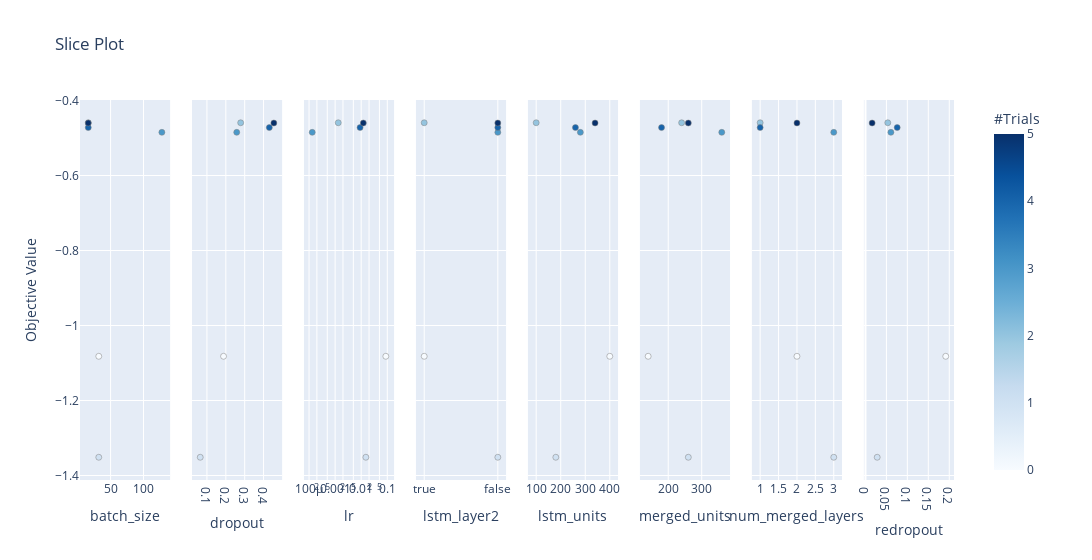

The cell this chart's notebook holds for it:
### Code cell
optuna.visualization.plot_slice(study)

### Figure 1 — Plotly figure (JSON) as saved in the notebook; plotly's stock layout.template omitted (floating-point values rounded to 4 significant figures)
{"data": [{"marker": {"color": [0, 1, 2, 3, 4, 5], "colorbar": {"title": {"text": "#Trials"}, "x": 1, "xpad": 40}, "colorscale": [[0, "rgb(247,251,255)"], [0.125, "rgb(222,235,247)"], [0.25, "rgb(198,219,239)"], [0.375, "rgb(158,202,225)"], [0.5, "rgb(107,174,214)"], [0.625, "rgb(66,146,198)"], [0.75, "rgb(33,113,181)"], [0.875, "rgb(8,81,156)"], [1, "rgb(8,48,107)"]], "line": {"color": "Grey", "width": 0.5}, "showscale": true}, "mode": "markers", "showlegend": false, "type": "scatter", "x": [32, 32, 16, 128, 16, 16], "xaxis": "x", "y": [-1.082, -1.351, -0.4593, -0.4848, -0.4721, -0.46], "yaxis": "y"}, {"marker": {"color": [0, 1, 2, 3, 4, 5], "colorbar": {"title": {"text": "#Trials"}, "x": 1, "xpad": 40}, "colorscale": [[0, "rgb(247,251,255)"], [0.125, "rgb(222,235,247)"], [0.25, "rgb(198,219,239)"], [0.375, "rgb(158,202,225)"], [0.5, "rgb(107,174,214)"], [0.625, "rgb(66,146,198)"], [0.75, "rgb(33,113,181)"], [0.875, "rgb(8,81,156)"], [1, "rgb(8,48,107)"]], "line": {"color": "Grey", "width": 0.5}, "showscale": false}, "mode": "markers", "showlegend": false, "type": "scatter", "x": [0.188, 0.06446, 0.2786, 0.2578, 0.4305, 0.4545], "xaxis": "x2", "y": [-1.082, -1.351, -0.4593, -0.4848, -0.4721, -0.46], "yaxis": "y2"}, {"marker": {"color": [0, 1, 2, 3, 4, 5], "colorbar": {"title": {"text": "#Trials"}, "x": 1, "xpad": 40}, "colorscale": [[0, "rgb(247,251,255)"], [0.125, "rgb(222,235,247)"], [0.25, "rgb(198,219,239)"], [0.375, "rgb(158,202,225)"], [0.5, "rgb(107,174,214)"], [0.625, "rgb(66,146,198)"], [0.75, "rgb(33,113,181)"], [0.875, "rgb(8,81,156)"], [1, "rgb(8,48,107)"]], "line": {"color": "Grey", "width": 0.5}, "showscale": false}, "mode": "markers", "showlegend": false, "type": "scatter", "x": [0.08801, 0.0151, 0.001316, 0.0001323, 0.009042, 0.01205], "xaxis": "x3", "y": [-1.082, -1.351, -0.4593, -0.4848, -0.4721, -0.46], "yaxis": "y3"}, {"marker": {"color": [0, 1, 2, 3, 4, 5], "colorbar": {"title": {"text": "#Trials"}, "x": 1, "xpad": 40}, "colorscale": [[0, "rgb(247,251,255)"], [0.125, "rgb(222,235,247)"], [0.25, "rgb(198,219,239)"], [0.375, "rgb(158,202,225)"], [0.5, "rgb(107,174,214)"], [0.625, "rgb(66,146,198)"], [0.75, "rgb(33,113,181)"], [0.875, "rgb(8,81,156)"], [1, "rgb(8,48,107)"]], "line": {"color": "Grey", "width": 0.5}, "showscale": false}, "mode": "markers", "showlegend": false, "type": "scatter", "x": [true, false, true, false, false, false], "xaxis": "x4", "y": [-1.082, -1.351, -0.4593, -0.4848, -0.4721, -0.46], "yaxis": "y4"}, {"marker": {"color": [0, 1, 2, 3, 4, 5], "colorbar": {"title": {"text": "#Trials"}, "x": 1, "xpad": 40}, "colorscale": [[0, "rgb(247,251,255)"], [0.125, "rgb(222,235,247)"], [0.25, "rgb(198,219,239)"], [0.375, "rgb(158,202,225)"], [0.5, "rgb(107,174,214)"], [0.625, "rgb(66,146,198)"], [0.75, "rgb(33,113,181)"], [0.875, "rgb(8,81,156)"], [1, "rgb(8,48,107)"]], "line": {"color": "Grey", "width": 0.5}, "showscale": false}, "mode": "markers", "showlegend": false, "type": "scatter", "x": [400, 180, 100, 280, 260, 340], "xaxis": "x5", "y": [-1.082, -1.351, -0.4593, -0.4848, -0.4721, -0.46], "yaxis": "y5"}, {"marker": {"color": [0, 1, 2, 3, 4, 5], "colorbar": {"title": {"text": "#Trials"}, "x": 1, "xpad": 40}, "colorscale": [[0, "rgb(247,251,255)"], [0.125, "rgb(222,235,247)"], [0.25, "rgb(198,219,239)"], [0.375, "rgb(158,202,225)"], [0.5, "rgb(107,174,214)"], [0.625, "rgb(66,146,198)"], [0.75, "rgb(33,113,181)"], [0.875, "rgb(8,81,156)"], [1, "rgb(8,48,107)"]], "line": {"color": "Grey", "width": 0.5}, "showscale": false}, "mode": "markers", "showlegend": false, "type": "scatter", "x": [140, 260, 240, 360, 180, 260], "xaxis": "x6", "y": [-1.082, -1.351, -0.4593, -0.4848, -0.4721, -0.46], "yaxis": "y6"}, {"marker": {"color": [0, 1, 2, 3, 4, 5], "colorbar": {"title": {"text": "#Trials"}, "x": 1, "xpad": 40}, "colorscale": [[0, "rgb(247,251,255)"], [0.125, "rgb(222,235,247)"], [0.25, "rgb(198,219,239)"], [0.375, "rgb(158,202,225)"], [0.5, "rgb(107,174,214)"], [0.625, "rgb(66,146,198)"], [0.75, "rgb(33,113,181)"], [0.875, "rgb(8,81,156)"], [1, "rgb(8,48,107)"]], "line": {"color": "Grey", "width": 0.5}, "showscale": false}, "mode": "markers", "showlegend": false, "type": "scatter", "x": [2, 3, 1, 3, 1, 2], "xaxis": "x7", "y": [-1.082, -1.351, -0.4593, -0.4848, -0.4721, -0.46], "yaxis": "y7"}, {"marker": {"color": [0, 1, 2, 3, 4, 5], "colorbar": {"title": {"text": "#Trials"}, "x": 1, "xpad": 40}, "colorscale": [[0, "rgb(247,251,255)"], [0.125, "rgb(222,235,247)"], [0.25, "rgb(198,219,239)"], [0.375, "rgb(158,202,225)"], [0.5, "rgb(107,174,214)"], [0.625, "rgb(66,146,198)"], [0.75, "rgb(33,113,181)"], [0.875, "rgb(8,81,156)"], [1, "rgb(8,48,107)"]], "line": {"color": "Grey", "width": 0.5}, "showscale": false}, "mode": "markers", "showlegend": false, "type": "scatter", "x": [0.1916, 0.02802, 0.05326, 0.0607, 0.07574, 0.01592], "xaxis": "x8", "y": [-1.082, -1.351, -0.4593, -0.4848, -0.4721, -0.46], "yaxis": "y8"}], "layout": {"title": {"text": "Slice Plot"}, "width": 2400, "xaxis": {"anchor": "y", "domain": [0, 0.1031], "title": {"text": "batch_size"}}, "xaxis2": {"anchor": "y2", "domain": [0.1281, 0.2312], "title": {"text": "dropout"}}, "xaxis3": {"anchor": "y3", "domain": [0.2562, 0.3594], "title": {"text": "lr"}, "type": "log"}, "xaxis4": {"anchor": "y4", "domain": [0.3844, 0.4875], "title": {"text": "lstm_layer2"}}, "xaxis5": {"anchor": "y5", "domain": [0.5125, 0.6156], "title": {"text": "lstm_units"}}, "xaxis6": {"anchor": "y6", "domain": [0.6406, 0.7438], "title": {"text": "merged_units"}}, "xaxis7": {"anchor": "y7", "domain": [0.7688, 0.8719], "title": {"text": "num_merged_layers"}}, "xaxis8": {"anchor": "y8", "domain": [0.8969, 1], "title": {"text": "redropout"}}, "yaxis": {"anchor": "x", "domain": [0, 1], "title": {"text": "Objective Value"}}, "yaxis2": {"anchor": "x2", "domain": [0, 1], "matches": "y", "showticklabels": false}, "yaxis3": {"anchor": "x3", "domain": [0, 1], "matches": "y", "showticklabels": false}, "yaxis4": {"anchor": "x4", "domain": [0, 1], "matches": "y", "showticklabels": false}, "yaxis5": {"anchor": "x5", "domain": [0, 1], "matches": "y", "showticklabels": false}, "yaxis6": {"anchor": "x6", "domain": [0, 1], "matches": "y", "showticklabels": false}, "yaxis7": {"anchor": "x7", "domain": [0, 1], "matches": "y", "showticklabels": false}, "yaxis8": {"anchor": "x8", "domain": [0, 1], "matches": "y", "showticklabels": false}}}
